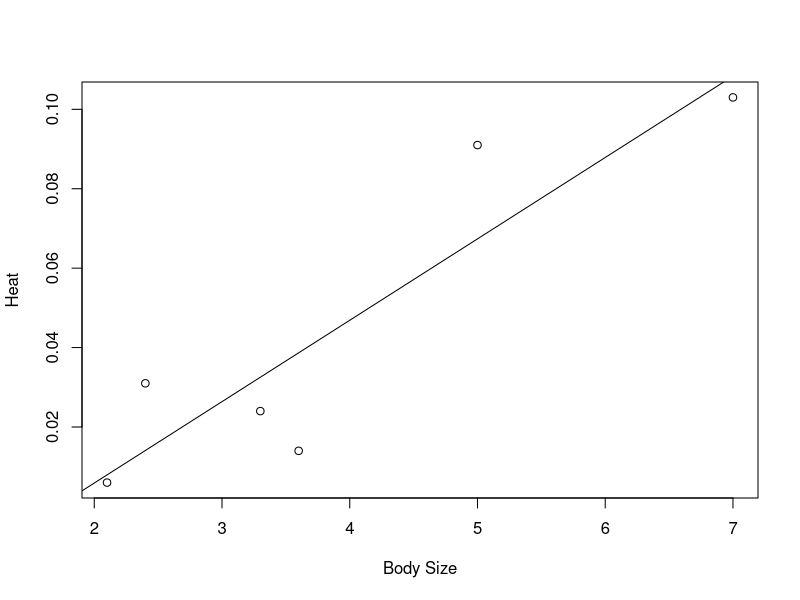

Write the R code that produced this figure.
#1
leanheat = read.table("lean_heat.txt", header = TRUE)
x.data <- leanheat$B
y.data <- leanheat$H
myfit <- lm(y.data ~ x.data) #best fil line calculation
plot(x.data,y.data, xlab = 'Body Size', ylab = 'Heat')
abline(myfit) # best fit line visualization
summary(myfit)
which(y.data> mean(y.data))
